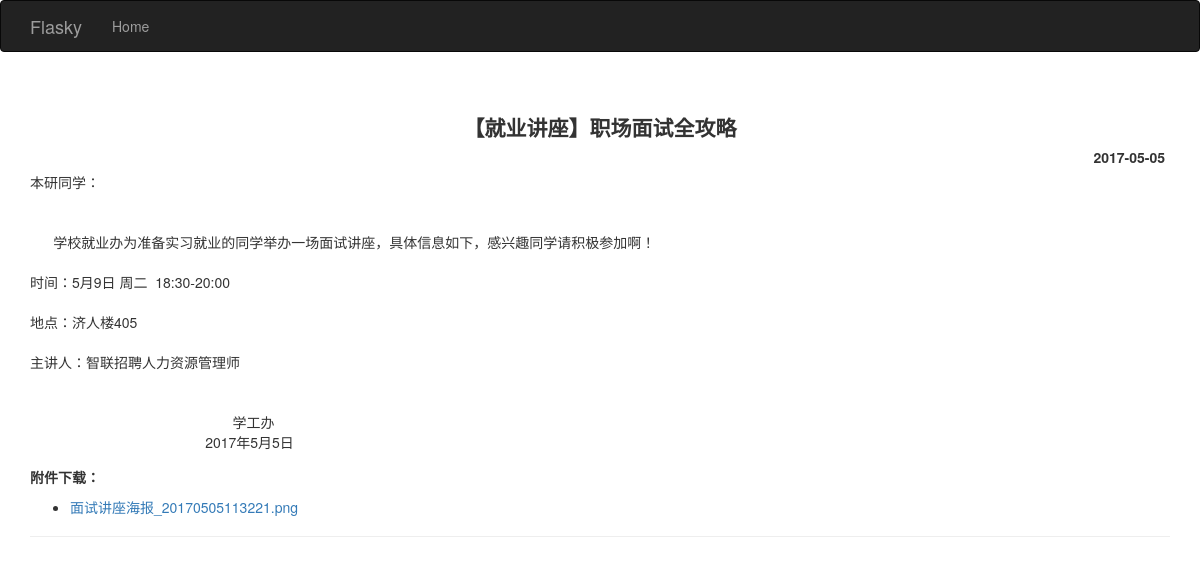
Page /new/2/ on the committed database.
### hello.py (models this page shows, shortened)
class News(db.Model):
    __tablename__ = 'news'
    id = db.Column(db.Integer, primary_key=True)
    website=db.Column(db.String(10),index=True)
    title = db.Column(db.Text)
    date = db.Column(db.String(12))
    url = db.Column(db.Text,index=True)
    text = db.Column(db.Text)
    attachments = db.relationship('Attachments', backref='news', lazy='dynamic')

class Attachments(db.Model):
    __tablename__ = 'attachments'
    id = db.Column(db.Integer, primary_key=True)
    name =db.Column(db.Text)
    url=db.Column(db.Text)
    news_id = db.Column(db.Integer, db.ForeignKey('news.id'))

### hello.py (the view)
@app.route('/new/<int:id>/')
def detail_new(id):
    new=News.query.filter_by(id=id).first()
    if(new):
        return render_template('detail_new.html',new=new)
    else:
        return render_template('404.html')

### templates/detail_new.html (shortened to what this page needs)
{% extends "base.html" %}
{% block page_content %}
<div class="page-header">
    <div class="detail-new-title">{{ new.title }}</div>
    <div class="detail-new-date">{{ new.date }}</div>
    <div class="detail-new-body">
        {{ new.text|safe }}
    </div>
    <div class="detail-new-attachment">
        {% if new.attachments.count() != 0 %}
        <p>附件下载：</p>
        <ul>
            {% for attachment in new.attachments %}
            <li><a href="{{ attachment.url }}">{{ attachment.name }}</a></li>
            {% endfor %}
        </ul>
        {% endif %}
    </div>
</div>
{% endblock %}

### static/styles.css (style rules this page uses)
div.detail-new-date { text-align: right; font-weight: bold; margin:5px ; }
div.detail-new-title { font-weight: bold; text-align: center; font-size: 150%; }
div.detail-new-attachment p { margin-top:15px; font-weight: bold; }

### rows in the picture
News: title "【就业讲座】职场面试全攻略", date "2017-05-05", text "本研同学： 学校就业办为准备实习就业的同学举办一场面试讲座，具体信息如下，感兴趣同学请积极参加啊！ 时间：5月9日 周二 18:30-20:00 地点：济人楼405 主讲人：智联招聘人力资源管理师 学工办 2017年5月5日"
Attachments: name "面试讲座海报_20170505113221.png"
